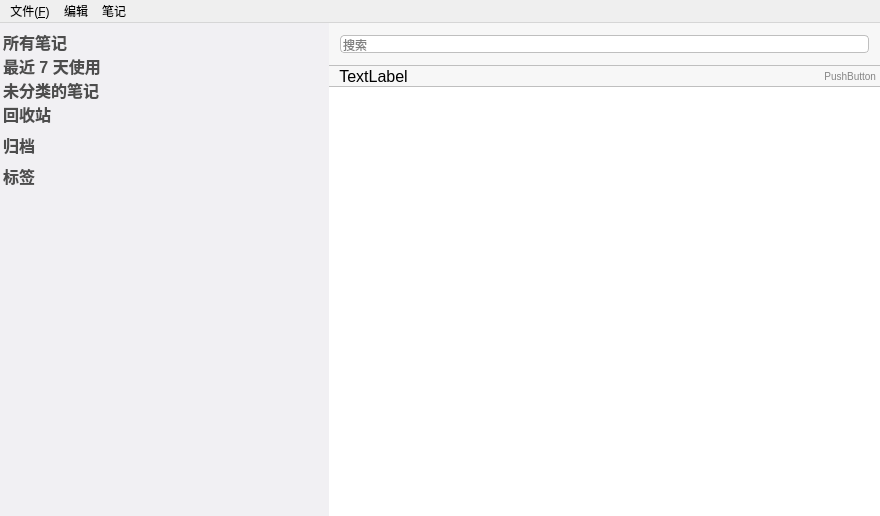
<?xml version="1.0" encoding="UTF-8"?>
<ui version="4.0">
 <class>MainWindow</class>
 <widget class="QMainWindow" name="MainWindow">
  <property name="geometry">
   <rect>
    <x>0</x>
    <y>0</y>
    <width>880</width>
    <height>516</height>
   </rect>
  </property>
  <property name="windowTitle">
   <string>MainWindow</string>
  </property>
  <property name="styleSheet">
   <string notr="true"/>
  </property>
  <property name="dockNestingEnabled">
   <bool>false</bool>
  </property>
  <widget class="QWidget" name="centralWidget">
   <property name="minimumSize">
    <size>
     <width>0</width>
     <height>460</height>
    </size>
   </property>
   <property name="styleSheet">
    <string notr="true">/* folderList */
QTreeView#groupTreeWidget{
	background-color:rgb(241, 240, 243);
	color:rgb(77, 77, 77);
	font-size: 12px;
	border: 0px;
}

QTreeView#groupTreeWidget::item:selected:!active,
QTreeView#groupTreeWidget::item:selected:active {
	background:rgb(218, 216, 222);
	color:rgb(77, 77, 77);
}

QTreeWidget#groupTreeWidget::branch:selected:!active,
QTreeWidget#groupTreeWidget::branch:selected:active{
	background:rgb(218, 216, 222);
}

QWidget#widget{
	background-color:rgb(241, 240, 243);
}

QPushButton#pushButton_noteAdd,
QPushButton#pushButton_add{
	border-image: url(:/images/icon-add-up.png);
}

QPushButton#pushButton_noteAdd:pressed,
QPushButton#pushButton_add:pressed{
	border-image: url(:/images/icon-add-down.png);
}

QPushButton#pushButton_noteSubtract,
QPushButton#pushButton_subtract{
	border-image: url(:/images/icon-subtract-up.png);
}

QPushButton#pushButton_noteSubtract:pressed,
QPushButton#pushButton_subtract:pressed{
	border-image: url(:/images/icon-subtract-down.png);
}

/* noteList */

QWidget#widget_noteSearch {
	background-color: rgb(247, 247, 247);
}

QWidget#widget_noteSort{
	background-color: rgb(247, 247, 247);
	border-top: 0.5px solid rgb(191, 191, 191);
	border-bottom: 0.5px solid rgb(191, 191, 191);
}

QLineEdit#lineEdit_noteSearch{
	border-radius: 4px;
	border: 0.5px solid rgb(191, 191, 191);
	font-size: 12px;
}

QLabel#label_category{
	color: #808080;
}

QPushButton#pushButton_sort{
  border: none;
  font-size: 10px;
  height: 18px;
  color: #848484;
  border-radius: 4px;
}

QPushButton#pushButton_sort:hover{
  background-color: #d1d1d1;
  border-style: outset;
  color: #ffffff;
}

QPushButton#pushButton_sort:pressed{
  background-color: #929292;
  border-style: outset;
}

QPushButton#pushButton_sort::menu-indicator{
  image: url(:/images/icon-down-848484.png);
  subcontrol-position: right center;
  subcontrol-origin: padding;
  width: 8px;
  padding-left: 2px;
  padding-right: 6px;
}
QPushButton#pushButton_sort::menu-indicator:hover{
  image: url(:/images/icon-down-ffffff.png);
}

QListView#noteModelList{
	background-color:rgb(255, 255, 255);
	font-size: 12px;
	border: 0;
}

QListView#noteModelList::item:selected:!active,
QListView#noteModelList::item:selected:active {
  background:#F5F5F5;
}

QWidget#widget_6{
  background-color: #ffffff;
}
</string>
   </property>
   <layout class="QVBoxLayout" name="verticalLayout_2">
    <property name="spacing">
     <number>0</number>
    </property>
    <property name="leftMargin">
     <number>0</number>
    </property>
    <property name="topMargin">
     <number>0</number>
    </property>
    <property name="rightMargin">
     <number>0</number>
    </property>
    <property name="bottomMargin">
     <number>0</number>
    </property>
    <item>
     <widget class="QSplitter" name="splitter">
      <property name="orientation">
       <enum>Qt::Horizontal</enum>
      </property>
      <property name="opaqueResize">
       <bool>true</bool>
      </property>
      <property name="handleWidth">
       <number>0</number>
      </property>
      <property name="childrenCollapsible">
       <bool>false</bool>
      </property>
      <widget class="QWidget" name="widget_folderList" native="true">
       <property name="sizePolicy">
        <sizepolicy hsizetype="Preferred" vsizetype="Preferred">
         <horstretch>0</horstretch>
         <verstretch>0</verstretch>
        </sizepolicy>
       </property>
       <property name="minimumSize">
        <size>
         <width>160</width>
         <height>0</height>
        </size>
       </property>
       <property name="maximumSize">
        <size>
         <width>16777215</width>
         <height>16777215</height>
        </size>
       </property>
       <layout class="QVBoxLayout" name="verticalLayout_4">
        <property name="spacing">
         <number>0</number>
        </property>
        <property name="leftMargin">
         <number>0</number>
        </property>
        <property name="topMargin">
         <number>0</number>
        </property>
        <property name="rightMargin">
         <number>0</number>
        </property>
        <property name="bottomMargin">
         <number>0</number>
        </property>
        <item>
         <widget class="GroupTreeWidget" name="groupTreeWidget">
          <property name="font">
           <font>
            <pointsize>-1</pointsize>
           </font>
          </property>
          <property name="styleSheet">
           <string notr="true"/>
          </property>
          <property name="verticalScrollBarPolicy">
           <enum>Qt::ScrollBarAsNeeded</enum>
          </property>
          <property name="horizontalScrollBarPolicy">
           <enum>Qt::ScrollBarAlwaysOff</enum>
          </property>
          <property name="indentation">
           <number>11</number>
          </property>
          <property name="rootIsDecorated">
           <bool>false</bool>
          </property>
          <property name="itemsExpandable">
           <bool>false</bool>
          </property>
          <attribute name="headerVisible">
           <bool>false</bool>
          </attribute>
          <column>
           <property name="text">
            <string>1</string>
           </property>
           <property name="font">
            <font>
             <pointsize>14</pointsize>
            </font>
           </property>
          </column>
          <item>
           <property name="text">
            <string/>
           </property>
           <property name="font">
            <font>
             <pointsize>4</pointsize>
            </font>
           </property>
           <property name="flags">
            <set>ItemIsEnabled</set>
           </property>
          </item>
          <item>
           <property name="text">
            <string>所有笔记</string>
           </property>
           <property name="font">
            <font>
             <pointsize>12</pointsize>
             <weight>75</weight>
             <bold>true</bold>
            </font>
           </property>
           <property name="foreground">
            <brush brushstyle="NoBrush">
             <color alpha="255">
              <red>111</red>
              <green>111</green>
              <blue>114</blue>
             </color>
            </brush>
           </property>
           <property name="icon">
            <iconset resource="../resources/resources.qrc">
             <normaloff>:/images/icon-allnote.png</normaloff>:/images/icon-allnote.png</iconset>
           </property>
          </item>
          <item>
           <property name="text">
            <string>最近 7 天使用</string>
           </property>
           <property name="font">
            <font>
             <pointsize>12</pointsize>
             <weight>75</weight>
             <bold>true</bold>
            </font>
           </property>
           <property name="foreground">
            <brush brushstyle="NoBrush">
             <color alpha="255">
              <red>111</red>
              <green>111</green>
              <blue>114</blue>
             </color>
            </brush>
           </property>
           <property name="icon">
            <iconset resource="../resources/resources.qrc">
             <normaloff>:/images/icon-recent.png</normaloff>:/images/icon-recent.png</iconset>
           </property>
          </item>
          <item>
           <property name="text">
            <string>未分类的笔记</string>
           </property>
           <property name="font">
            <font>
             <pointsize>12</pointsize>
             <weight>75</weight>
             <bold>true</bold>
            </font>
           </property>
           <property name="foreground">
            <brush brushstyle="NoBrush">
             <color alpha="255">
              <red>111</red>
              <green>111</green>
              <blue>114</blue>
             </color>
            </brush>
           </property>
           <property name="icon">
            <iconset resource="../resources/resources.qrc">
             <normaloff>:/images/icon-notclassify.png</normaloff>:/images/icon-notclassify.png</iconset>
           </property>
          </item>
          <item>
           <property name="text">
            <string>回收站</string>
           </property>
           <property name="font">
            <font>
             <pointsize>12</pointsize>
             <weight>75</weight>
             <bold>true</bold>
            </font>
           </property>
           <property name="foreground">
            <brush brushstyle="NoBrush">
             <color alpha="255">
              <red>111</red>
              <green>111</green>
              <blue>114</blue>
             </color>
            </brush>
           </property>
           <property name="icon">
            <iconset resource="../resources/resources.qrc">
             <normaloff>:/images/icon-trash.png</normaloff>:/images/icon-trash.png</iconset>
           </property>
          </item>
          <item>
           <property name="text">
            <string/>
           </property>
           <property name="font">
            <font>
             <pointsize>4</pointsize>
            </font>
           </property>
           <property name="flags">
            <set>ItemIsEnabled</set>
           </property>
          </item>
          <item>
           <property name="text">
            <string>归档</string>
           </property>
           <property name="font">
            <font>
             <pointsize>12</pointsize>
             <weight>75</weight>
             <bold>true</bold>
            </font>
           </property>
           <property name="foreground">
            <brush brushstyle="NoBrush">
             <color alpha="255">
              <red>111</red>
              <green>111</green>
              <blue>114</blue>
             </color>
            </brush>
           </property>
           <property name="icon">
            <iconset resource="../resources/resources.qrc">
             <normaloff>:/images/icon-folder.png</normaloff>:/images/icon-folder.png</iconset>
           </property>
           <property name="flags">
            <set>ItemIsEnabled</set>
           </property>
          </item>
          <item>
           <property name="text">
            <string/>
           </property>
           <property name="font">
            <font>
             <pointsize>4</pointsize>
            </font>
           </property>
           <property name="flags">
            <set>ItemIsEnabled</set>
           </property>
          </item>
          <item>
           <property name="text">
            <string>标签</string>
           </property>
           <property name="font">
            <font>
             <pointsize>12</pointsize>
             <weight>75</weight>
             <bold>true</bold>
            </font>
           </property>
           <property name="foreground">
            <brush brushstyle="NoBrush">
             <color alpha="255">
              <red>111</red>
              <green>111</green>
              <blue>114</blue>
             </color>
            </brush>
           </property>
           <property name="icon">
            <iconset resource="../resources/resources.qrc">
             <normaloff>:/images/icon-tags.png</normaloff>:/images/icon-tags.png</iconset>
           </property>
           <property name="flags">
            <set>ItemIsEnabled</set>
           </property>
          </item>
         </widget>
        </item>
        <item>
         <widget class="QWidget" name="widget" native="true">
          <property name="minimumSize">
           <size>
            <width>0</width>
            <height>24</height>
           </size>
          </property>
          <property name="maximumSize">
           <size>
            <width>16777215</width>
            <height>24</height>
           </size>
          </property>
          <property name="styleSheet">
           <string notr="true"/>
          </property>
          <layout class="QHBoxLayout" name="horizontalLayout">
           <property name="spacing">
            <number>6</number>
           </property>
           <property name="sizeConstraint">
            <enum>QLayout::SetDefaultConstraint</enum>
           </property>
           <property name="leftMargin">
            <number>8</number>
           </property>
           <property name="topMargin">
            <number>0</number>
           </property>
           <property name="rightMargin">
            <number>0</number>
           </property>
           <property name="bottomMargin">
            <number>0</number>
           </property>
           <item>
            <widget class="QPushButton" name="pushButton_add">
             <property name="maximumSize">
              <size>
               <width>16</width>
               <height>16</height>
              </size>
             </property>
             <property name="styleSheet">
              <string notr="true"/>
             </property>
             <property name="text">
              <string/>
             </property>
             <property name="iconSize">
              <size>
               <width>16</width>
               <height>16</height>
              </size>
             </property>
             <property name="default">
              <bool>false</bool>
             </property>
             <property name="flat">
              <bool>true</bool>
             </property>
            </widget>
           </item>
           <item>
            <widget class="QPushButton" name="pushButton_subtract">
             <property name="maximumSize">
              <size>
               <width>16</width>
               <height>16</height>
              </size>
             </property>
             <property name="font">
              <font>
               <pointsize>13</pointsize>
              </font>
             </property>
             <property name="styleSheet">
              <string notr="true"/>
             </property>
             <property name="text">
              <string/>
             </property>
             <property name="iconSize">
              <size>
               <width>16</width>
               <height>16</height>
              </size>
             </property>
             <property name="flat">
              <bool>true</bool>
             </property>
            </widget>
           </item>
           <item>
            <spacer name="horizontalSpacer">
             <property name="orientation">
              <enum>Qt::Horizontal</enum>
             </property>
             <property name="sizeHint" stdset="0">
              <size>
               <width>40</width>
               <height>20</height>
              </size>
             </property>
            </spacer>
           </item>
          </layout>
         </widget>
        </item>
       </layout>
      </widget>
      <widget class="QWidget" name="widget_noteList" native="true">
       <property name="minimumSize">
        <size>
         <width>200</width>
         <height>0</height>
        </size>
       </property>
       <property name="maximumSize">
        <size>
         <width>16777215</width>
         <height>16777215</height>
        </size>
       </property>
       <property name="styleSheet">
        <string notr="true"/>
       </property>
       <layout class="QVBoxLayout" name="verticalLayout">
        <property name="spacing">
         <number>0</number>
        </property>
        <property name="leftMargin">
         <number>0</number>
        </property>
        <property name="topMargin">
         <number>0</number>
        </property>
        <property name="rightMargin">
         <number>0</number>
        </property>
        <property name="bottomMargin">
         <number>0</number>
        </property>
        <item>
         <widget class="QWidget" name="widget_noteSearch" native="true">
          <property name="minimumSize">
           <size>
            <width>0</width>
            <height>42</height>
           </size>
          </property>
          <property name="maximumSize">
           <size>
            <width>16777215</width>
            <height>42</height>
           </size>
          </property>
          <layout class="QVBoxLayout" name="verticalLayout_5">
           <item>
            <widget class="QLineEdit" name="lineEdit_noteSearch">
             <property name="placeholderText">
              <string>搜索</string>
             </property>
            </widget>
           </item>
          </layout>
         </widget>
        </item>
        <item>
         <widget class="QWidget" name="widget_noteSort" native="true">
          <property name="minimumSize">
           <size>
            <width>0</width>
            <height>22</height>
           </size>
          </property>
          <property name="maximumSize">
           <size>
            <width>16777215</width>
            <height>22</height>
           </size>
          </property>
          <layout class="QHBoxLayout" name="horizontalLayout_3">
           <property name="spacing">
            <number>0</number>
           </property>
           <property name="leftMargin">
            <number>10</number>
           </property>
           <property name="topMargin">
            <number>0</number>
           </property>
           <property name="rightMargin">
            <number>4</number>
           </property>
           <property name="bottomMargin">
            <number>0</number>
           </property>
           <item>
            <widget class="QLabel" name="label_groupName">
             <property name="minimumSize">
              <size>
               <width>0</width>
               <height>13</height>
              </size>
             </property>
             <property name="font">
              <font>
               <pointsize>12</pointsize>
              </font>
             </property>
             <property name="styleSheet">
              <string notr="true"/>
             </property>
             <property name="text">
              <string>TextLabel</string>
             </property>
             <property name="textFormat">
              <enum>Qt::AutoText</enum>
             </property>
             <property name="alignment">
              <set>Qt::AlignCenter</set>
             </property>
             <property name="margin">
              <number>0</number>
             </property>
             <property name="indent">
              <number>-1</number>
             </property>
            </widget>
           </item>
           <item>
            <spacer name="horizontalSpacer_3">
             <property name="orientation">
              <enum>Qt::Horizontal</enum>
             </property>
             <property name="sizeHint" stdset="0">
              <size>
               <width>286</width>
               <height>7</height>
              </size>
             </property>
            </spacer>
           </item>
           <item>
            <widget class="QPushButton" name="pushButton_sort">
             <property name="styleSheet">
              <string notr="true"/>
             </property>
             <property name="text">
              <string>   PushButton</string>
             </property>
            </widget>
           </item>
          </layout>
         </widget>
        </item>
        <item>
         <widget class="QListWidget" name="noteModelList">
          <property name="minimumSize">
           <size>
            <width>0</width>
            <height>0</height>
           </size>
          </property>
          <property name="maximumSize">
           <size>
            <width>16777215</width>
            <height>16777215</height>
           </size>
          </property>
          <property name="styleSheet">
           <string notr="true"/>
          </property>
          <property name="verticalScrollBarPolicy">
           <enum>Qt::ScrollBarAsNeeded</enum>
          </property>
          <property name="horizontalScrollBarPolicy">
           <enum>Qt::ScrollBarAlwaysOff</enum>
          </property>
          <property name="sizeAdjustPolicy">
           <enum>QAbstractScrollArea::AdjustIgnored</enum>
          </property>
          <property name="isWrapping" stdset="0">
           <bool>false</bool>
          </property>
          <property name="resizeMode">
           <enum>QListView::Fixed</enum>
          </property>
          <property name="layoutMode">
           <enum>QListView::SinglePass</enum>
          </property>
          <property name="batchSize">
           <number>100</number>
          </property>
          <property name="wordWrap">
           <bool>false</bool>
          </property>
          <property name="selectionRectVisible">
           <bool>false</bool>
          </property>
          <property name="currentRow">
           <number>-1</number>
          </property>
          <property name="sortingEnabled">
           <bool>false</bool>
          </property>
         </widget>
        </item>
        <item>
         <widget class="QWidget" name="widget_6" native="true">
          <property name="minimumSize">
           <size>
            <width>0</width>
            <height>24</height>
           </size>
          </property>
          <property name="maximumSize">
           <size>
            <width>16777215</width>
            <height>24</height>
           </size>
          </property>
          <layout class="QHBoxLayout" name="horizontalLayout_2">
           <property name="spacing">
            <number>6</number>
           </property>
           <property name="leftMargin">
            <number>8</number>
           </property>
           <property name="topMargin">
            <number>0</number>
           </property>
           <property name="rightMargin">
            <number>0</number>
           </property>
           <property name="bottomMargin">
            <number>0</number>
           </property>
           <item>
            <widget class="QPushButton" name="pushButton_noteAdd">
             <property name="maximumSize">
              <size>
               <width>16</width>
               <height>16</height>
              </size>
             </property>
             <property name="styleSheet">
              <string notr="true"/>
             </property>
             <property name="text">
              <string/>
             </property>
             <property name="flat">
              <bool>true</bool>
             </property>
            </widget>
           </item>
           <item>
            <widget class="QPushButton" name="pushButton_noteSubtract">
             <property name="maximumSize">
              <size>
               <width>16</width>
               <height>16</height>
              </size>
             </property>
             <property name="styleSheet">
              <string notr="true"/>
             </property>
             <property name="text">
              <string/>
             </property>
             <property name="flat">
              <bool>true</bool>
             </property>
            </widget>
           </item>
           <item>
            <spacer name="horizontalSpacer_2">
             <property name="orientation">
              <enum>Qt::Horizontal</enum>
             </property>
             <property name="sizeHint" stdset="0">
              <size>
               <width>40</width>
               <height>20</height>
              </size>
             </property>
            </spacer>
           </item>
          </layout>
         </widget>
        </item>
       </layout>
      </widget>
      <widget class="QWidget" name="widget_editorPreview" native="true">
       <property name="styleSheet">
        <string notr="true"/>
       </property>
       <layout class="QVBoxLayout" name="verticalLayout_3">
        <property name="spacing">
         <number>0</number>
        </property>
        <property name="leftMargin">
         <number>0</number>
        </property>
        <property name="topMargin">
         <number>0</number>
        </property>
        <property name="rightMargin">
         <number>0</number>
        </property>
        <property name="bottomMargin">
         <number>0</number>
        </property>
        <item>
         <widget class="QStackedWidget" name="stackWidget_editor">
          <widget class="MarkdownEditorWidget" name="page_editor"/>
          <widget class="QWidget" name="page_noEdit"/>
         </widget>
        </item>
       </layout>
      </widget>
     </widget>
    </item>
   </layout>
  </widget>
  <widget class="QMenuBar" name="menuBar">
   <property name="geometry">
    <rect>
     <x>0</x>
     <y>0</y>
     <width>880</width>
     <height>22</height>
    </rect>
   </property>
   <widget class="QMenu" name="menu_file">
    <property name="title">
     <string>文件(&amp;F)</string>
    </property>
    <addaction name="action_newNote"/>
    <addaction name="action_newCategories"/>
    <addaction name="action_newTags"/>
    <addaction name="separator"/>
    <addaction name="action_saveNote"/>
    <addaction name="action_quitNote"/>
    <addaction name="separator"/>
    <addaction name="action_synch"/>
   </widget>
   <widget class="QMenu" name="menu_edit">
    <property name="title">
     <string>编辑</string>
    </property>
    <widget class="QMenu" name="menu_search">
     <property name="title">
      <string>搜索</string>
     </property>
     <addaction name="action_notes"/>
     <addaction name="action_noteText"/>
    </widget>
    <widget class="QMenu" name="menu_switch">
     <property name="title">
      <string>转换</string>
     </property>
     <addaction name="action_toUppercase"/>
     <addaction name="action_toLowercase"/>
     <addaction name="action_toUppercaseAtFirst"/>
    </widget>
    <addaction name="action_repeal"/>
    <addaction name="action_reform"/>
    <addaction name="separator"/>
    <addaction name="action_cut"/>
    <addaction name="action_copy"/>
    <addaction name="action_paste"/>
    <addaction name="action_selectAll"/>
    <addaction name="separator"/>
    <addaction name="menu_search"/>
    <addaction name="menu_switch"/>
   </widget>
   <widget class="QMenu" name="menu_note">
    <property name="title">
     <string>笔记</string>
    </property>
    <addaction name="action_deleteNote"/>
   </widget>
   <addaction name="menu_file"/>
   <addaction name="menu_edit"/>
   <addaction name="menu_note"/>
  </widget>
  <action name="action_newNote">
   <property name="text">
    <string>新建笔记</string>
   </property>
   <property name="shortcut">
    <string>Ctrl+N</string>
   </property>
  </action>
  <action name="action_newCategories">
   <property name="text">
    <string>新建笔记本</string>
   </property>
   <property name="shortcut">
    <string>Meta+Ctrl+N</string>
   </property>
  </action>
  <action name="action_newTags">
   <property name="text">
    <string>新建标签</string>
   </property>
   <property name="shortcut">
    <string>Meta+Ctrl+T</string>
   </property>
  </action>
  <action name="action_saveNote">
   <property name="text">
    <string>保存</string>
   </property>
   <property name="shortcut">
    <string>Ctrl+S</string>
   </property>
  </action>
  <action name="action_quitNote">
   <property name="text">
    <string>关闭</string>
   </property>
   <property name="shortcut">
    <string>Ctrl+W</string>
   </property>
  </action>
  <action name="action_synch">
   <property name="text">
    <string>同步笔记</string>
   </property>
   <property name="shortcut">
    <string>Meta+Ctrl+S</string>
   </property>
  </action>
  <action name="action_repeal">
   <property name="text">
    <string>撤销</string>
   </property>
   <property name="shortcut">
    <string>Ctrl+Z</string>
   </property>
  </action>
  <action name="action_reform">
   <property name="text">
    <string>重做</string>
   </property>
   <property name="shortcut">
    <string>Ctrl+Shift+Z</string>
   </property>
  </action>
  <action name="action_cut">
   <property name="text">
    <string>剪切</string>
   </property>
   <property name="shortcut">
    <string>Ctrl+X</string>
   </property>
  </action>
  <action name="action_copy">
   <property name="text">
    <string>复制</string>
   </property>
   <property name="shortcut">
    <string>Ctrl+C</string>
   </property>
  </action>
  <action name="action_paste">
   <property name="text">
    <string>粘贴</string>
   </property>
   <property name="shortcut">
    <string>Ctrl+V</string>
   </property>
  </action>
  <action name="action_selectAll">
   <property name="text">
    <string>全选</string>
   </property>
   <property name="shortcut">
    <string>Ctrl+A</string>
   </property>
  </action>
  <action name="action_notes">
   <property name="text">
    <string>搜索笔记</string>
   </property>
   <property name="shortcut">
    <string>Ctrl+Alt+F</string>
   </property>
  </action>
  <action name="action_noteText">
   <property name="text">
    <string>在笔记中搜索</string>
   </property>
   <property name="shortcut">
    <string>Ctrl+F</string>
   </property>
  </action>
  <action name="action_toUppercase">
   <property name="text">
    <string>使用大写字母</string>
   </property>
  </action>
  <action name="action_toLowercase">
   <property name="text">
    <string>使用小写字母</string>
   </property>
  </action>
  <action name="action_toUppercaseAtFirst">
   <property name="text">
    <string>开头字母大写</string>
   </property>
  </action>
  <action name="action_deleteNote">
   <property name="text">
    <string>删除笔记</string>
   </property>
  </action>
 </widget>
 <layoutdefault spacing="6" margin="11"/>
 <customwidgets>
  <customwidget>
   <class>MarkdownEditorWidget</class>
   <extends>QWidget</extends>
   <header>markdowneditorwidget.h</header>
   <container>1</container>
  </customwidget>
  <customwidget>
   <class>GroupTreeWidget</class>
   <extends>QTreeWidget</extends>
   <header location="global">grouptreewidget.h</header>
  </customwidget>
  <customwidget>
   <class>NoteListWidget</class>
   <extends>QListWidget</extends>
   <header location="global">notelistwidget.h</header>
  </customwidget>
 </customwidgets>
 <resources>
  <include location="../resources/resources.qrc"/>
 </resources>
 <connections/>
</ui>
